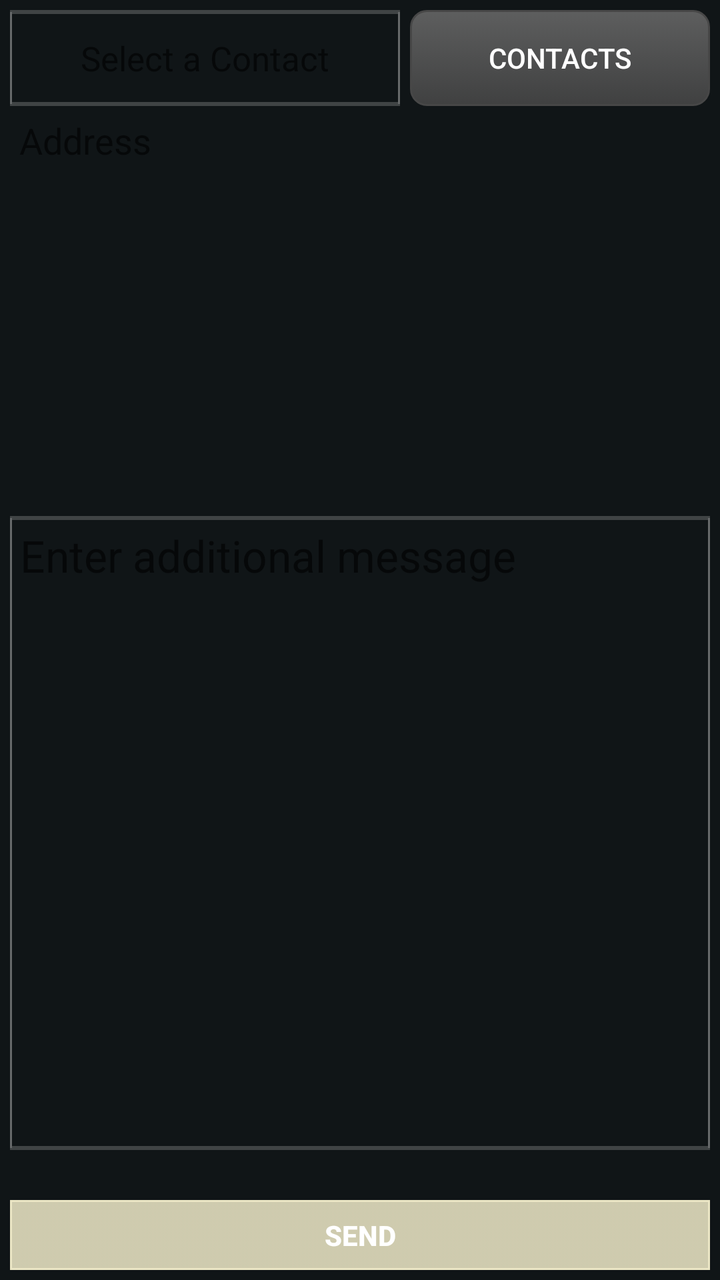
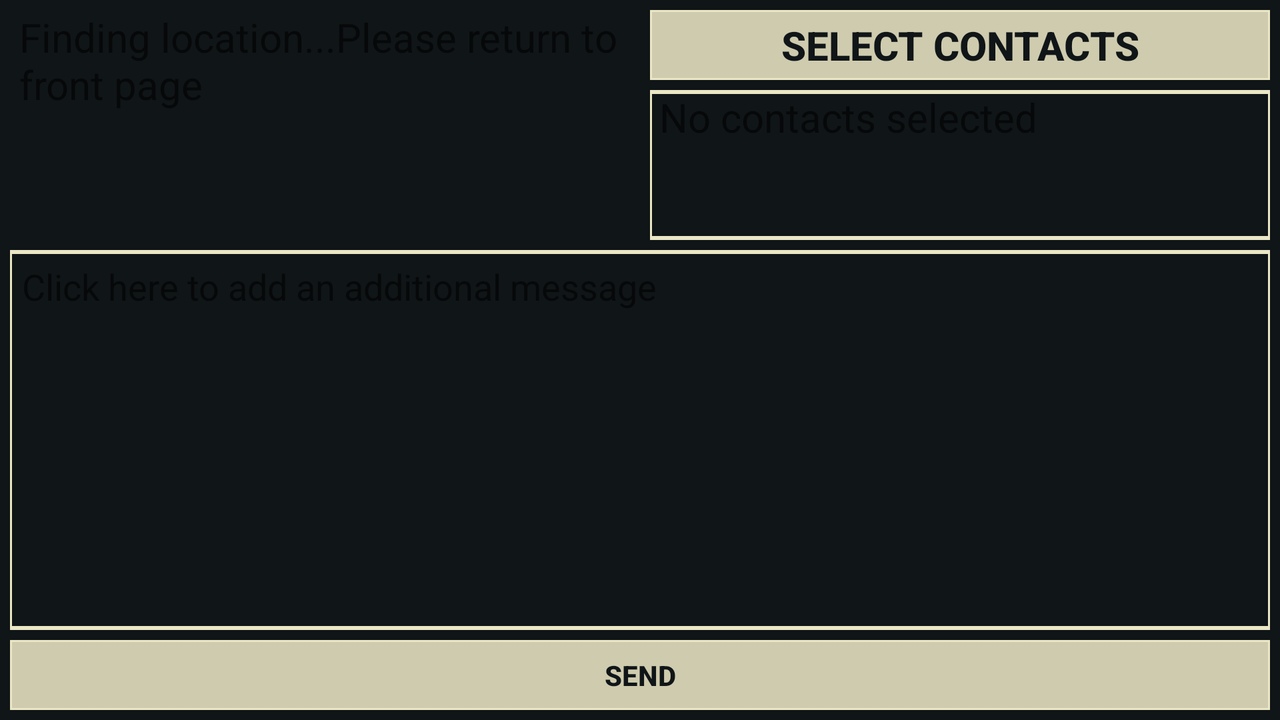

An Android layout and its configuration variant, each rendered on a device that would load it. The default file and the variant file are quoted in full after the pictures.
<!-- AndroidManifest.xml: application theme AppTheme -->
<!-- res/layout/activity_share_my_location.xml -->
<?xml version="1.0" encoding="utf-8"?>
<RelativeLayout xmlns:android="http://schemas.android.com/apk/res/android"
    xmlns:tools="http://schemas.android.com/tools"
    android:id="@+id/parent"
    android:layout_width="match_parent"
    android:layout_height="match_parent"
    android:orientation="horizontal" >

    <Button
        android:id="@+id/buttonSend"
        android:layout_width="150dp"
        android:layout_height="35dp"
        android:layout_alignParentBottom="true"
        android:layout_alignParentLeft="true"
        android:layout_alignParentRight="true"
        android:layout_marginBottom="5dp"
        android:layout_marginLeft="5dp"
        android:layout_marginRight="5dp"
        android:layout_marginTop="5dp"
        android:background="@drawable/button_send"
        android:onClick="sendMessage"
        android:textStyle="bold"
        android:textColor="#FFFFFFFF"
        android:text="Send" />

    <TextView
        android:id="@+id/editCompleteMessage"
        android:layout_width="250dp"
        android:layout_height="200dp"
        android:layout_alignLeft="@+id/editPhoneNumber"
        android:layout_alignRight="@+id/buttonContacts"
        android:layout_below="@+id/buttonContacts"
        android:ems="20"
        android:hint="Address"
        android:inputType="textMultiLine|textNoSuggestions|none"
        android:maxHeight="140dp"
        android:paddingBottom="4.5dp"
        android:paddingLeft="4.5dp"
        android:paddingRight="4.5dp"
        android:scrollbars="vertical"
        android:textSize="18sp" />

    <TextView
        android:id="@+id/editPhoneNumber"
        android:layout_width="wrap_content"
        android:layout_height="wrap_content"
        android:layout_alignBottom="@+id/buttonContacts"
        android:layout_alignParentLeft="true"
        android:layout_alignTop="@+id/buttonContacts"
        android:layout_marginLeft="5dp"
        android:layout_toLeftOf="@+id/buttonContacts"
        android:background="@drawable/text_border"
        android:ems="20"
        android:gravity="center"
        android:hint="Select a Contact"
        android:paddingBottom="5dp"
        android:paddingLeft="5dp"
        android:paddingRight="5dp"
        android:paddingTop="5dp"
        android:singleLine="true"
        android:textSize="17sp" >
    </TextView>

    <Button
        android:id="@+id/buttonContacts"
        android:layout_width="wrap_content"
        android:layout_height="wrap_content"
        android:layout_alignParentRight="true"
        android:layout_alignParentTop="true"
        android:layout_marginBottom="5dp"
        android:layout_marginLeft="5dp"
        android:layout_marginRight="5dp"
        android:layout_marginTop="5dp"
        android:background="@drawable/button_default_style"
        android:onClick="getContacts"
        android:textColor="#FFFFFFFF"
        android:text="Contacts" />

    <EditText
        android:id="@+id/editMessage"
        android:imeOptions="flagNoExtractUi"
        android:layout_width="fill_parent"
        android:layout_height="wrap_content"
        android:layout_above="@+id/textCharactersUsed"
        android:layout_alignLeft="@+id/editCompleteMessage"
        android:layout_alignRight="@+id/editCompleteMessage"
        android:layout_below="@+id/editCompleteMessage"
        android:background="@drawable/text_border"
        android:ems="20"
        android:gravity="top|left"
        android:hint="Enter additional message"
        android:inputType="textMultiLine"
        android:paddingBottom="5dp"
        android:paddingLeft="5dp"
        android:paddingRight="5dp"
        android:paddingTop="5dp"
        android:scrollbars="vertical"
        android:textSize="22sp" >
    </EditText>

    <TextView
        android:id="@+id/textCharactersUsed"
        android:layout_width="250dp"
        android:layout_height="20dp"
        android:layout_above="@+id/buttonSend"
        android:layout_alignLeft="@+id/buttonSend"
        android:layout_alignRight="@+id/buttonSend"
        android:ems="20"
        android:inputType="textMultiLine"
        android:maxHeight="20dp"
        android:textSize="16sp" />

</RelativeLayout>
<!-- resources referenced by this layout -->
<resources>
  <!-- drawable button_default_style (drawable) -->
  <?xml version="1.0" encoding="utf-8"?>
  <selector xmlns:android="http://schemas.android.com/apk/res/android">
      <item android:state_pressed="true" >
          <shape>
              <solid
                  android:color="#EE696969" />
              <stroke
                  android:width="1dp"
                  android:color="#474747" />
              <corners
          		android:bottomRightRadius="8dip"
          		android:bottomLeftRadius="8dip"  
     				android:topRightRadius="8dip"
          		android:topLeftRadius="8dip" />
  
          </shape>
      </item>
      <item>
          <shape>
              <gradient
                  android:startColor="#DE696969"
                  android:endColor="#DE474747"
                  android:angle="270" />
              <stroke
                  android:width="1dp"
                  android:color="#474747" />
              <size 
  				android:width="150dp"
  				android:height="30dp"
                  />
              <corners
                  android:bottomRightRadius="8dip"
          		android:bottomLeftRadius="8dip"  
     				android:topRightRadius="8dip"
          		android:topLeftRadius="8dip" />
  
          </shape>
      </item>
  </selector>
  <!-- drawable button_send (drawable) -->
  <?xml version="1.0" encoding="utf-8"?>
  <selector xmlns:android="http://schemas.android.com/apk/res/android">
      <item android:state_pressed="true" >
          <shape>
              <solid
                  android:color="#EEEBE6C5" />
              <stroke
                  android:width="1dp"
                  android:color="#EBE6C5" />
  
          </shape>
      </item>
      <item>
          <shape>
              <gradient
                  android:startColor="#DEEBE6C5"
                  android:endColor="#DEEBE6C5"
                  android:angle="270" />
              <stroke
                  android:width="1dp"
                  android:color="#EBE6C5" />
              <size 
  				android:width="150dp"
  				android:height="30dp"
                  />
  
          </shape>
      </item>
  </selector>
  <!-- drawable text_border (drawable) -->
  <?xml version="1.0" encoding="utf-8"?>
  <layer-list xmlns:android="http://schemas.android.com/apk/res/android" >
      <item>
        <shape 
          android:shape="rectangle">
              <stroke android:width="1dp" android:color="#33FFFFFF" />
  
          </shape>
     </item>
  
     <item android:top="1dp" android:bottom="1dp"> 
        <shape 
          android:shape="rectangle">
              <stroke android:width="1dp" android:color="#33FFFFFF" />
          </shape>
     </item>
  
  </layer-list>
  <style name="AppTheme" parent="AppBaseTheme">
          
      	<item name="android:windowBackground">@color/black</item>
      	<item name="android:editTextStyle">@style/EditTextStyle</item>
      </style>
  <style name="AppBaseTheme" parent="Theme.AppCompat.Light">
          
          <item name="android:textColor">#00E2FF</item>
      </style>
  <item name="black" type="color">#101517</item>
  <style name="EditTextStyle" parent="@android:style/Widget.EditText">
      	<item name="android:textColor">#00E2FF</item>
  	</style>
</resources>
<!-- res/layout-land/activity_share_my_location.xml (the author's variant of the layout above) -->
<!-- drawn on the phone turned sideways -->
<?xml version="1.0" encoding="utf-8"?>
<RelativeLayout xmlns:android="http://schemas.android.com/apk/res/android"
    xmlns:tools="http://schemas.android.com/tools"
    android:id="@+id/parent"
    android:layout_width="match_parent"
    android:layout_height="match_parent"
    android:orientation="horizontal" >

    <Space
        android:id="@+id/dummy"
        android:layout_width="0dp"
        android:layout_height="0dp"
        android:layout_centerHorizontal="true"
        android:visibility="invisible" />

    <Button
        android:id="@+id/buttonSend"
        android:layout_width="150dp"
        android:layout_height="35dp"
        android:layout_alignParentBottom="true"
        android:layout_alignParentLeft="true"
        android:layout_alignParentRight="true"
        android:layout_marginBottom="5dp"
        android:layout_marginLeft="5dp"
        android:layout_marginRight="5dp"
        android:layout_marginTop="5dp"
        android:background="@drawable/button_send"
        android:onClick="sendMessage"
        android:text="Send"
        android:textColor="@color/black"
        android:textStyle="bold" />

    <TextView
        android:id="@+id/tvOptionalMessage"
        android:layout_width="250dp"
        android:layout_height="190dp"
        android:layout_above="@+id/buttonSend"
        android:layout_alignParentLeft="true"
        android:layout_alignParentRight="true"
        android:layout_below="@+id/selectedContacts"
        android:layout_marginLeft="5dp"
        android:layout_marginRight="5dp"
        android:background="@drawable/text_border_share_location"
        android:clickable="true"
        android:ems="20"
        android:hint="Click here to add an additional message"
        android:maxHeight="140dp"
        android:onClick="getAdditionalMessage"
        android:paddingBottom="6dp"
        android:paddingLeft="6dp"
        android:paddingRight="6dp"
        android:paddingTop="6dp"
        android:scrollbars="vertical"
        android:textSize="18sp" />

    <TextView
        android:id="@+id/editCompleteMessage"
        android:layout_width="125dp"
        android:layout_height="100dp"
        android:layout_alignBottom="@+id/selectedContacts"
        android:layout_alignLeft="@+id/tvOptionalMessage"
        android:layout_alignParentTop="true"
        android:layout_alignRight="@+id/dummy"
        android:layout_marginTop="5dp"
        android:ems="20"
        android:hint="Finding location...Please return to front page"
        android:inputType="textMultiLine|textNoSuggestions|none"
        android:maxHeight="140dp"
        android:paddingBottom="4.5dp"
        android:paddingLeft="4.5dp"
        android:paddingRight="4.5dp"
        android:scrollbars="vertical"
        android:textSize="20sp" />

    <Button
        android:id="@+id/buttonContacts"
        android:layout_width="wrap_content"
        android:layout_height="35dp"
        android:layout_alignLeft="@+id/dummy"
        android:layout_alignParentTop="true"
        android:layout_alignRight="@+id/selectedContacts"
        android:layout_marginBottom="5dp"
        android:layout_marginLeft="5dp"
        android:layout_marginTop="5dp"
        android:background="@drawable/button_send"
        android:onClick="getContactList"
        android:text="Select Contacts"
        android:textColor="@color/black"
        android:textSize="20sp"
        android:textStyle="bold" />

    

    <TextView
        android:id="@+id/selectedContacts"
        android:layout_width="250dp"
        android:layout_height="75dp"
        android:layout_alignLeft="@+id/dummy"
        android:layout_alignRight="@+id/tvOptionalMessage"
        android:layout_below="@+id/buttonContacts"
        android:layout_marginBottom="5dp"
        android:layout_marginLeft="5dp"
        android:background="@drawable/text_border_share_location"
        android:ems="20"
        android:hint="No contacts selected"
        android:inputType="textMultiLine|textNoSuggestions|none"
        android:maxHeight="140dp"
        android:paddingBottom="4.5dp"
        android:paddingLeft="4.5dp"
        android:paddingRight="4.5dp"
        android:scrollbars="vertical"
        android:textSize="20sp" />

</RelativeLayout>
<!-- resources referenced by the variant -->
<!-- as the phone turned sideways resolves them -->
<resources>
  <item name="black" type="color">#101517</item>
  <!-- drawable button_send (drawable) -->
  <?xml version="1.0" encoding="utf-8"?>
  <selector xmlns:android="http://schemas.android.com/apk/res/android">
      <item android:state_pressed="true" >
          <shape>
              <solid
                  android:color="#EEEBE6C5" />
              <stroke
                  android:width="1dp"
                  android:color="#EBE6C5" />
  
          </shape>
      </item>
      <item>
          <shape>
              <gradient
                  android:startColor="#DEEBE6C5"
                  android:endColor="#DEEBE6C5"
                  android:angle="270" />
              <stroke
                  android:width="1dp"
                  android:color="#EBE6C5" />
              <size 
  				android:width="150dp"
  				android:height="30dp"
                  />
  
          </shape>
      </item>
  </selector>
  <!-- drawable text_border_share_location (drawable) -->
  <?xml version="1.0" encoding="utf-8"?>
  <layer-list xmlns:android="http://schemas.android.com/apk/res/android" >
  
      <item>
          <shape android:shape="rectangle" >
              <stroke
                  android:width="1dp"
                  android:color="#EBE6C5" />
              <solid android:color="@android:color/transparent" />
          </shape>
      </item>
      <item
          android:bottom="1dp"
          android:top="1dp">
          <shape android:shape="rectangle" >
              <stroke
                  android:width="1dp"
                  android:color="#EBE6C5" />
              <solid android:color="@android:color/transparent" />
          </shape>
      </item>
  
  </layer-list>
  <style name="AppTheme" parent="AppBaseTheme">
          
      	<item name="android:windowBackground">@color/black</item>
      	<item name="android:editTextStyle">@style/EditTextStyle</item>
      </style>
  <style name="AppBaseTheme" parent="Theme.AppCompat.Light">
          
          <item name="android:textColor">#00E2FF</item>
      </style>
  <style name="EditTextStyle" parent="@android:style/Widget.EditText">
      	<item name="android:textColor">#00E2FF</item>
  	</style>
</resources>
